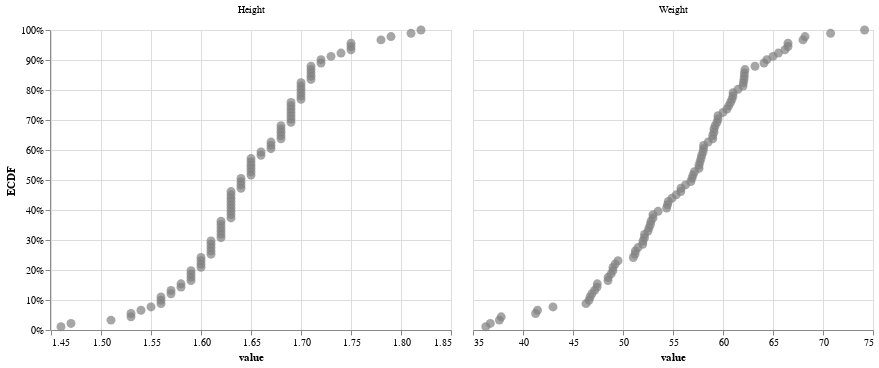

Notebook code for this chart:
### Code cell
alt.Chart().mark_circle(color="grey", size=80).encode(
    alt.X("value", scale=alt.Scale(zero=False)),
    alt.Y("ECDF", axis=alt.Axis(format="%")),
).facet(
    data=df[["Height", "Weight"]]
    .melt()
    .assign(
        ECDF=lambda d: d.groupby("variable").transform(
            lambda x: x.rank(method="first") / x.shape[0]
        )
    ),
    column=alt.Column("variable", title=None),
).resolve_scale(
    x="independent"
)

### Figure 1 — Vega-Lite specification as saved in the notebook (floating-point values rounded to 4 significant figures; data arrays with more than 128 entries replaced by an {"elided": "..."} marker saying what was removed)
{"$schema": "https://vega.github.io/schema/vega-lite/v2.6.0.json", "config": {"view": {"height": 300, "width": 400}}, "data": {"name": "data-d581888a062fc4db881d2ad2ba90f395"}, "datasets": {"data-d581888a062fc4db881d2ad2ba90f395": {"elided": "182 records"}}, "facet": {"column": {"field": "variable", "title": null, "type": "nominal"}}, "resolve": {"scale": {"x": "independent", "y": "shared"}}, "spec": {"encoding": {"x": {"field": "value", "scale": {"zero": false}, "type": "quantitative"}, "y": {"axis": {"format": "%"}, "field": "ECDF", "type": "quantitative"}}, "mark": {"color": "grey", "size": 80, "type": "circle"}}}
